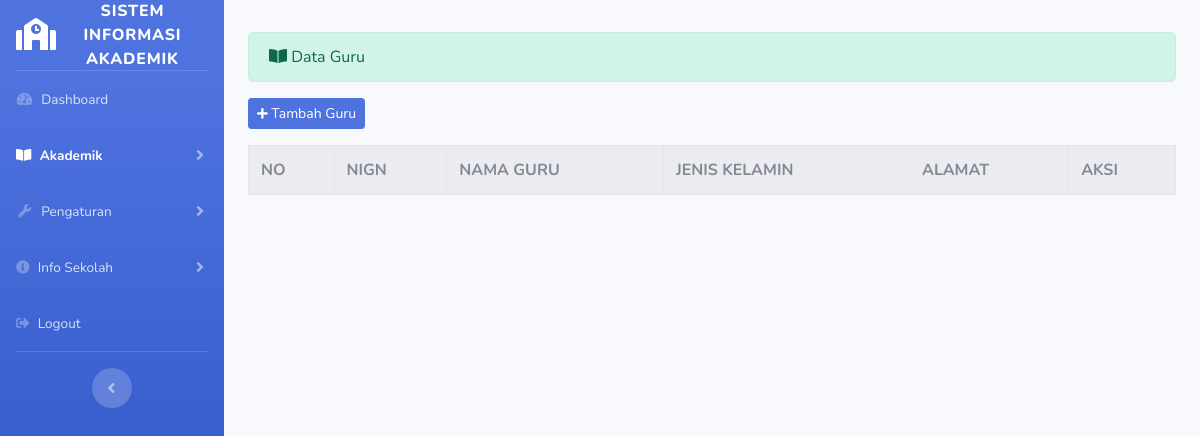
Page /index.php/admin/guru on the earlier database version.
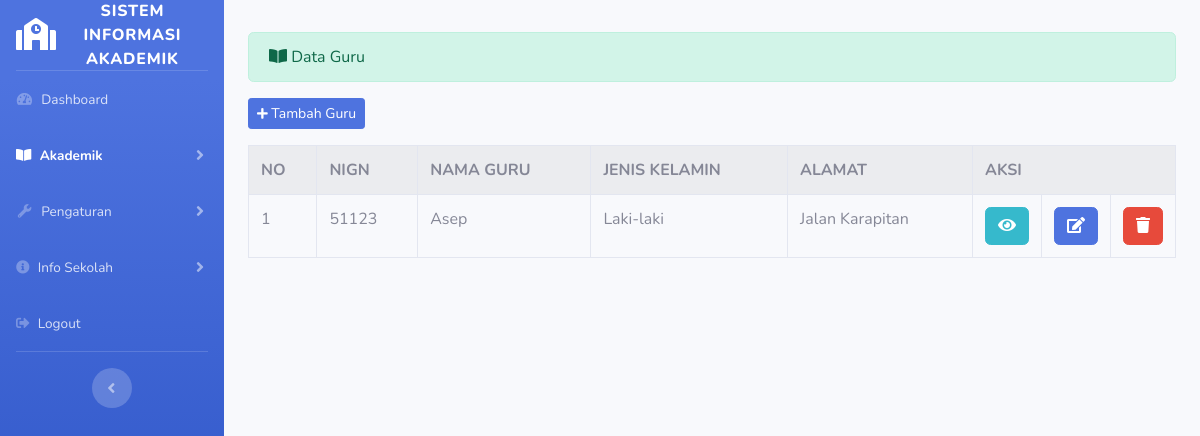
Same page on the later database version.
### tables this page shows
CREATE TABLE `guru` (
  `id_guru` int(11) NOT NULL,
  `nign` varchar(50) NOT NULL,
  `nama_guru` varchar(50) NOT NULL,
  `alamat` varchar(50) NOT NULL,
  `telepon` varchar(20) NOT NULL,
  `jenis_kelamin` varchar(50) NOT NULL,
  `photo` varchar(100) NOT NULL
);

### application/controllers/admin/guru.php (called while the page is built, shortened)
<?php
class Guru extends CI_Controller
{
    public function index()
    {
        $data['guru']      = $this->guru_model->tampil_data('guru')->result();
        $this->load->view('templates_admin/header_dashboard');
        $this->load->view('templates_admin/sidebar2');
        $this->load->view('admin/guru', $data);
        $this->load->view('templates_admin/footer');
    }
    public function __construct()
    {
        $this->load->database();
        $this->load->model('guru_model');
    }
}

### index.php (called while the page is built, shortened)
<?php
require_once BASEPATH.'core/CodeIgniter.php';

### application/models/guru_model.php (called while the page is built, shortened)
<?php
class Guru_model extends CI_Model
{
    public function tampil_data($table)
    {
        return $this->db->get($table);
    }
}

### application/views/admin/guru.php (the view, shortened to what this page needs)
<div class="container-fluid">
    <div class="alert alert-success" role="alert">
        <i class="fas fa-book-open"></i> Data Guru
    </div>
    <?php echo anchor('admin/guru/tambah_guru', '<button class="btn btn-sm btn-primary mb-3"><i class="fas fa-plus fa-sm"></i> Tambah Guru</button>') ?>
    <table class="table table-striped table-hover table-bordered">
        <tr>
            <th>NO</th>
            <th>NIGN</th>
            <th>NAMA GURU</th>
            <th>JENIS KELAMIN</th>
            <th>ALAMAT</th>
            <th colspan="3">AKSI</th>
        </tr>
        <?php
        $no = 1;
        foreach ($guru as $gur) : ?>
            <tr>
                <td><?php echo $no++ ?></td>
                <td><?php echo $gur->nign ?></td>
                <td><?php echo $gur->nama_guru ?></td>
                <td><?php echo $gur->jenis_kelamin ?></td>
                <td><?php echo $gur->alamat ?></td>
                <td width="20px"><?php echo anchor('admin/guru/detail/' . $gur->id_guru, '<div class="btn btn-info"><i class="fa fa-eye"></i></div>') ?> </td>
                <td width="20px"><?php echo anchor('admin/guru/update/' . $gur->id_guru, '<div class="btn btn-primary"><i class="fa fa-edit"></i></div>') ?> </td>
                <td width="20px"><?php echo anchor('admin/guru/delete/' . $gur->id_guru, '<div class="btn btn-danger"><i class="fa fa-trash"></i></div>') ?> </td>
            </tr>
        <?php endforeach; ?>
    </table>
</div>

Differences in the rows shown:
added guru: nign "51123", nama_guru "Asep", jenis_kelamin "Laki-laki", alamat "Jalan Karapitan"
